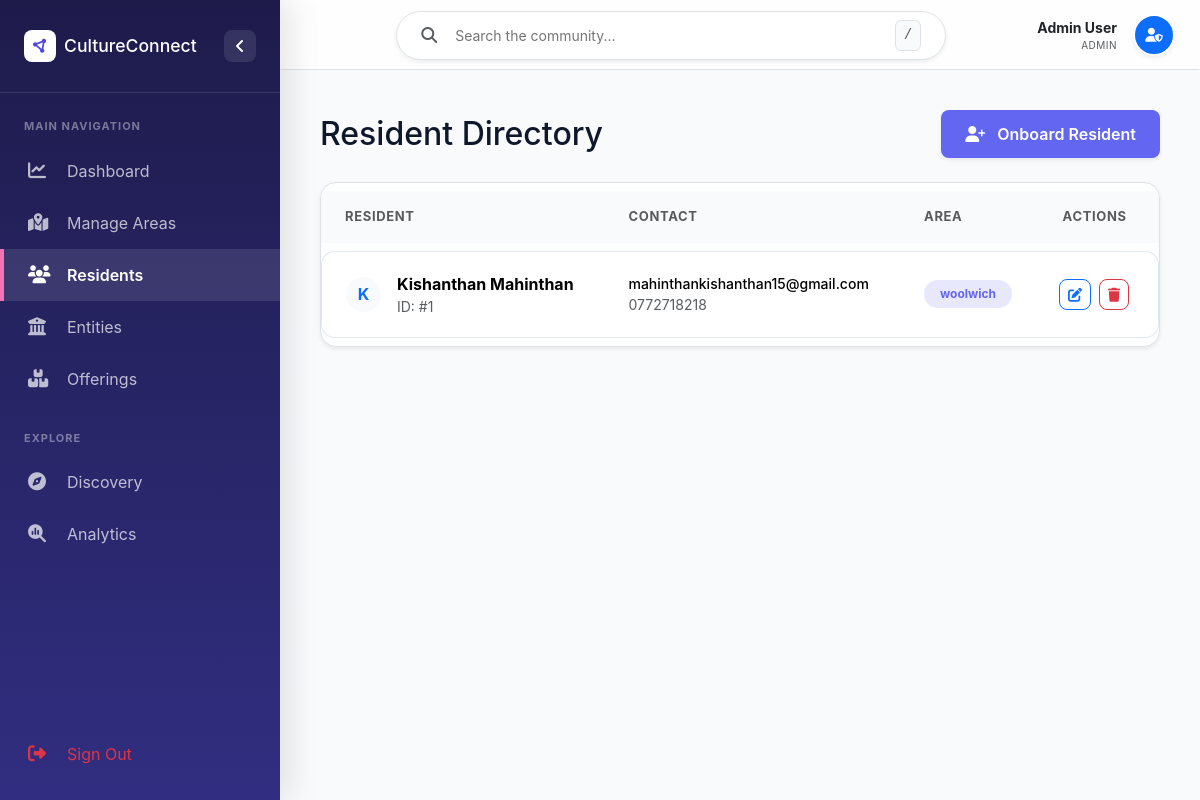
Page /Cultureconnect/admin/list_residents.php (signed in) on the committed database.
### tables this page shows
CREATE TABLE `residents` (
  `id` int(11) NOT NULL,
  `user_id` int(11) DEFAULT NULL,
  `area_id` int(11) DEFAULT NULL,
  `phone` varchar(20) DEFAULT NULL
);

CREATE TABLE `users` (
  `id` int(11) NOT NULL,
  `full_name` varchar(100) NOT NULL,
  `email` varchar(100) NOT NULL,
  `password` varchar(255) NOT NULL,
  `role` enum('admin','resident') NOT NULL DEFAULT 'resident',
  `created_at` timestamp NOT NULL DEFAULT current_timestamp()
);

CREATE TABLE `areas` (
  `id` int(11) NOT NULL,
  `area_name` varchar(100) NOT NULL,
  `created_at` timestamp NOT NULL DEFAULT current_timestamp()
);

### Cultureconnect/admin/list_residents.php (the view, shortened to what this page needs)
<?php
include '../includes/header.php';
$result = $conn->query("
    SELECT residents.id, users.full_name, users.email, areas.area_name, residents.phone
    FROM residents
    JOIN users ON residents.user_id = users.id
    JOIN areas ON residents.area_id = areas.id
    ORDER BY residents.id DESC
");
?>
<div class="d-flex justify-content-between align-items-center mb-4">
    <h2 class="fw-800 mb-0">Resident Directory</h2>
    <button type="button" class="btn btn-purple px-4 rounded-3 shadow-sm" data-bs-toggle="modal" data-bs-target="#onboardModal">
        <i class="fas fa-user-plus me-2"></i> Onboard Resident
    </button>
</div>
<div class="glass rounded-4 overflow-hidden border shadow-sm">
    <table class="table table-hover mb-0">
        <thead class="bg-light">
            <tr>
                <th class="ps-4 py-3 text-muted text-uppercase small fw-bold">Resident</th>
                <th class="py-3 text-muted text-uppercase small fw-bold">Contact</th>
                <th class="py-3 text-muted text-uppercase small fw-bold">Area</th>
                <th class="pe-4 py-3 text-center text-muted text-uppercase small fw-bold">Actions</th>
            </tr>
        </thead>
        <tbody>
            <?php while ($row = $result->fetch_assoc()): ?>
            <tr class="align-middle">
                <td class="ps-4">
                    <div class="d-flex align-items-center gap-3">
                        <div class="avatar-sm bg-light text-primary rounded-circle d-flex align-items-center justify-content-center fw-bold" style="width: 35px; height: 35px;">
                            <?php echo substr($row['full_name'], 0, 1); ?>
                        </div>
                        <div>
                            <div class="fw-bold"><?php echo $row['full_name']; ?></div>
                            <div class="small text-muted">ID: #<?php echo $row['id']; ?></div>
                        </div>
                    </div>
                </td>
                <td>
                    <div class="small fw-500"><?php echo $row['email']; ?></div>
                    <div class="small text-muted"><?php echo $row['phone']; ?></div>
                </td>
                <td>
                    <span class="badge bg-indigo-soft text-indigo px-3 py-2 rounded-pill"><?php echo $row['area_name']; ?></span>
                </td>
                <td class="pe-4 text-center">
                    <div class="d-flex justify-content-center gap-2">
                        <a href="edit_resident.php?id=<?php echo $row['id']; ?>" class="btn btn-outline-primary btn-sm rounded-3">
                            <i class="fas fa-edit"></i>
                        </a>
                        <button type="button" class="btn btn-outline-danger btn-sm rounded-3" onclick="confirmDelete('delete_resident.php?id=<?php echo $row['id']; ?>')">
                            <i class="fas fa-trash"></i>
                        </button>
                    </div>
                </td>
            </tr>
            <?php endwhile; ?>
        </tbody>
    </table>
</div>
<?php include '../includes/footer.php'; ?>

### Cultureconnect/assets/css/style.css (style rules this page uses)
:root { --primary: #6366f1; --primary-light: #818cf8; --primary-dark: #4f46e5; --secondary: #ec4899; --secondary-light: #f472b6; --background: #f8fafc; --surface: #ffffff; --surface-glass: rgba(255, 255, 255, 0.75); --text-main: #0f172a; --text-muted: #64748b; --text-inverse: #ffffff; --border: #e2e8f0; --success: #10b981; --warning: #f59e0b; --danger: #ef4444; --radius-sm: 8px; --radius-md: 14px; --radius-lg: 24px; --radius-full: 9999px; --shadow-sm: 0 1px 3px 0 rgb(0 0 0 / 0.1), 0 1px 2px -1px rgb(0 0 0 / 0.1); --shadow-md: 0 4px 6px -1px rgb(0 0 0 / 0.1), 0 2px 4px -2px rgb(0 0 0 / 0.1); --shadow-lg: 0 10px 15px -3px rgb(0 0 0 / 0.1), 0 4px 6px -4px rgb(0 0 0 / 0.1); --shadow-xl: 0 20px 25px -5px rgb(0 0 0 / 0.1), 0 8px 10px -6px rgb(0 0 0 / 0.1); --shadow-2xl: 0 25px 50px -12px rgb(0 0 0 / 0.25); --emerald: #10b981; --emerald-soft: rgba(16, 185, 129, 0.1); --rose: #f43f5e; --rose-soft: rgba(244, 63, 94, 0.1); --pink: #ec4899; --pink-soft: rgba(236, 72, 153, 0.1); --sidebar-width: 280px; }
body { margin: 0; padding: 0; font-family: 'Outfit', 'Inter', sans-serif; background: var(--background); color: var(--text-main); overflow-x: hidden; line-height: 1.5; }
.glass { background: var(--surface-glass); backdrop-filter: blur(12px); -webkit-backdrop-filter: blur(12px); border: 1px solid rgba(255, 255, 255, 0.3); }
.btn-purple { background: var(--primary); color: white; border: none; border-radius: var(--radius-md); padding: 12px 24px; font-weight: 600; transition: all 0.3s cubic-bezier(0.4, 0, 0.2, 1); box-shadow: var(--shadow-md); }
.table { border-collapse: separate; border-spacing: 0 8px; }
.table thead th { background: transparent; border: none; color: var(--text-muted); font-size: 13px; text-transform: uppercase; letter-spacing: 0.05em; padding: 16px; }
.table tbody tr { background: var(--surface); transition: all 0.2s ease; }
.table tbody td { padding: 20px 16px; border-top: 1px solid var(--border); border-bottom: 1px solid var(--border); }
.table tbody td:first-child { border-left: 1px solid var(--border); border-top-left-radius: var(--radius-md); border-bottom-left-radius: var(--radius-md); }
.table tbody td:last-child { border-right: 1px solid var(--border); border-top-right-radius: var(--radius-md); border-bottom-right-radius: var(--radius-md); }
.bg-indigo-soft { background-color: rgba(99, 102, 241, 0.1); }
.text-indigo { color: var(--primary); }
.bg-light { background-color: #f8fafc !important; }
.bg-indigo-soft { background-color: rgba(99, 102, 241, 0.15); }
.fw-500 { font-weight: 500; }

### rows in the picture
residents: user.full_name "K", user.full_name "Kishanthan Mahinthan", id "1", user.email "mahinthankishanthan15@gmail.com", phone "0772718218", area.area_name "woolwich"

### other values in the picture
$_SESSION['full_name'] "Admin User"
$_SESSION['role'] "ADMIN"
